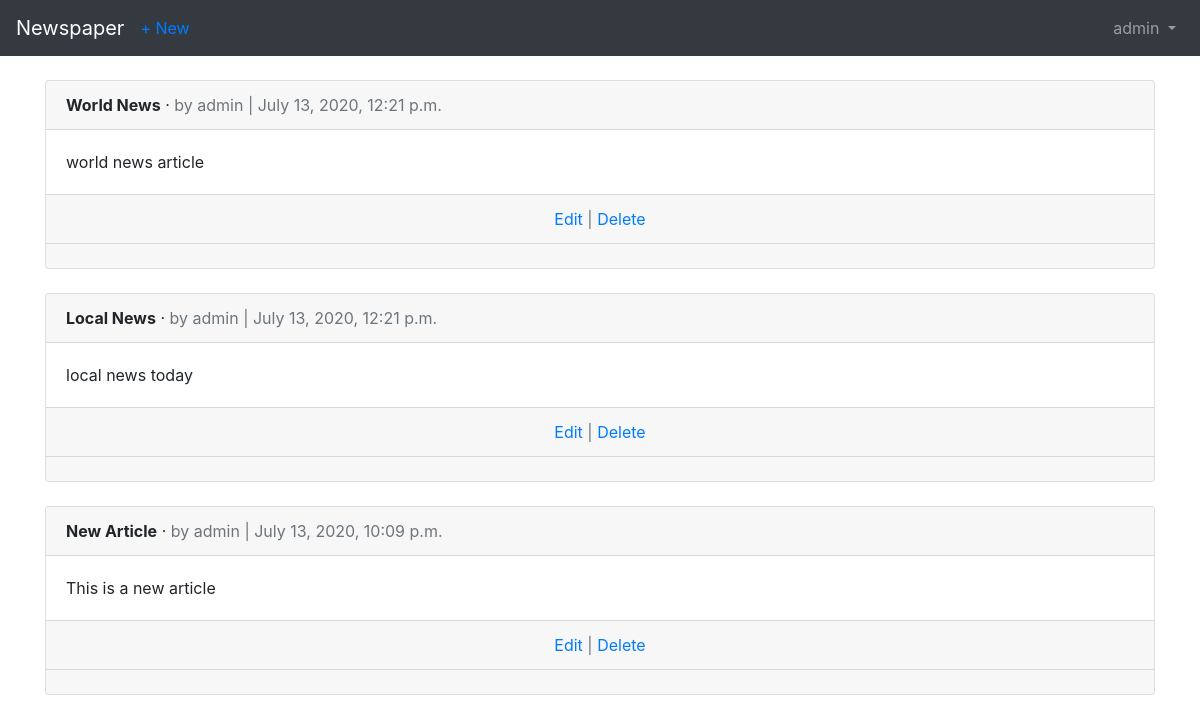
/articles/ (signed in), run on an earlier commit of the app's database.
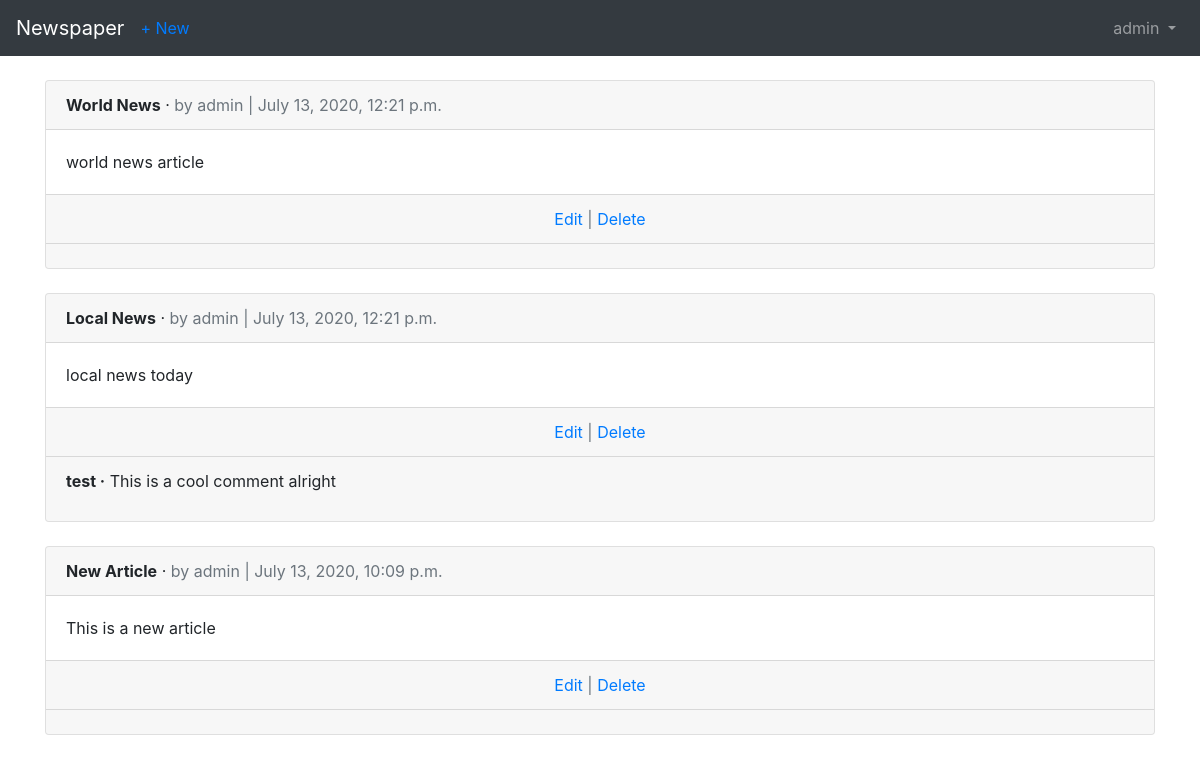
And on a later commit of the database.
### articles/models.py (models this page shows, shortened)
class Article(models.Model):
    title = models.CharField(max_length=255)
    body = models.TextField()
    date = models.DateTimeField(auto_now_add=True)
    author = models.ForeignKey(
        get_user_model(),
        on_delete=models.CASCADE,
    )

class Comment(models.Model):
    article = models.ForeignKey(Article, on_delete=models.CASCADE, related_name='comments')
    comment = models.CharField(max_length=140)
    author = models.ForeignKey(
        get_user_model(),
        on_delete = models.CASCADE,
    )
    def __str__(self):
        return self.comment

### users/models.py (models this page shows)
class CustomUser(AbstractUser):
    age = models.PositiveIntegerField(null=True, blank=True)

### articles/views.py (the view)
# urls.py: path('', ArticleListView.as_view(), name='article_list'),
class ArticleListView(LoginRequiredMixin, ListView):
    model = Article
    template_name = 'article_list.html'
    login_url = 'login'

### templates/article_list.html (shortened to what this page needs)
{% extends 'base.html' %}
{% block content %}
    {% for article in object_list %}
        <div class="card">
            <div class="card-header">
                <span class="font-weight-bold">{{ article.title }}</span> &middot;
                <span class="text-muted">by {{ article.author }} | {{ article.date }}</span>
            </div>
            <div class="card-body">
                {{ article.body }}
            </div>
            <div class="card-footer text-center text-muted">
                <a href="{% url 'article_edit' article.pk %}">Edit</a> |
                <a href="{% url 'article_delete' article.pk %}">Delete</a>
            </div>
            <div class="card-footer">
                {% for comment in article.comments.all %}
                    <p>
                        <span class="font-weight-bold">{{ comment.author }} &middot;</span>
                        {{ comment }}
                    </p>
                {% endfor %}
            </div>
        </div>
        <br>
    {% endfor %}
{% endblock content %}

What changed in the data, as far as the page shows it:
added Comment: author "test", comment "This is a cool comment alright", shown under Article "Local News"
